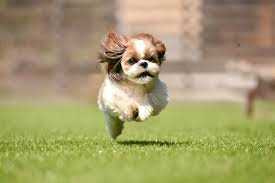
#> input picture img/dog_run.jpg, 275 x 183 px
$ python t6.py
#> lines starting #> are read from the running program, lines starting #| are printed output that depends on the picture
import cv2
import numpy as np


def main():
    image = cv2.imread('../img/dog_run.jpg')
#> image is the input picture: shape (183, 275, 3); mean B, G, R 108.3, 156.6, 164.5

    rows, cols = image.shape[:2]
#> rows = 183; cols = 275

    pts1 = np.float32([[40, 40], [400, 50], [10, 200]])
    pts2 = np.float32([[20, 100], [400, 50], [100, 270]])
    change = cv2.getAffineTransform(pts1, pts2)

    affine = cv2.warpAffine(image, change, (cols, rows))
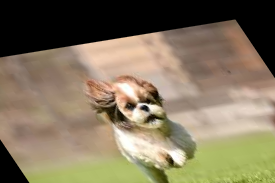
#> affine: shape (183, 275, 3); mean B, G, R 93.7, 117.9, 130.7

    cv2.imshow('Affine', affine)

    cv2.waitKey(0)
    cv2.destroyAllWindows()


if __name__ == '__main__':
    main()

$ run again, with img/cat_cute.jpg copied over img/dog_run.jpg
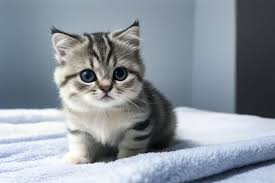
#> input picture img/cat_cute.jpg, 275 x 183 px
#> in main, image is the input picture: shape (183, 275, 3); mean B, G, R 157.3, 148.3, 139.8
#> in main, `affine = cv2.warpAffine(image, change, (cols, rows))`:
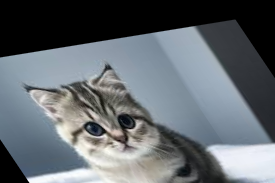
#> affine: shape (183, 275, 3); mean B, G, R 110.6, 105.3, 99

$ run again, with img/cat_sleep.jpg copied over img/dog_run.jpg
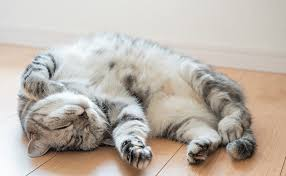
#> input picture img/cat_sleep.jpg, 286 x 176 px
#> in main, image is the input picture: shape (176, 286, 3); mean B, G, R 170.9, 180.3, 189.3
#> in main, `affine = cv2.warpAffine(image, change, (cols, rows))`:
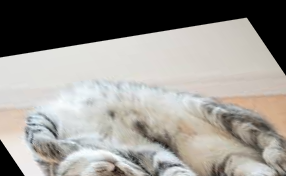
#> affine: shape (176, 286, 3); mean B, G, R 144.6, 149.6, 152.6

$ run again, with img/dog_surprise.jpg copied over img/dog_run.jpg
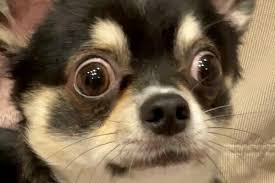
#> input picture img/dog_surprise.jpg, 275 x 183 px
#> in main, image is the input picture: shape (183, 275, 3); mean B, G, R 78.4, 101.7, 120.3
#> in main, `affine = cv2.warpAffine(image, change, (cols, rows))`:
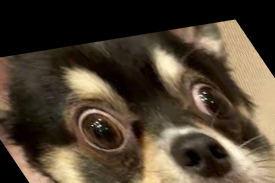
#> affine: shape (183, 275, 3); mean B, G, R 50.5, 66.3, 79
